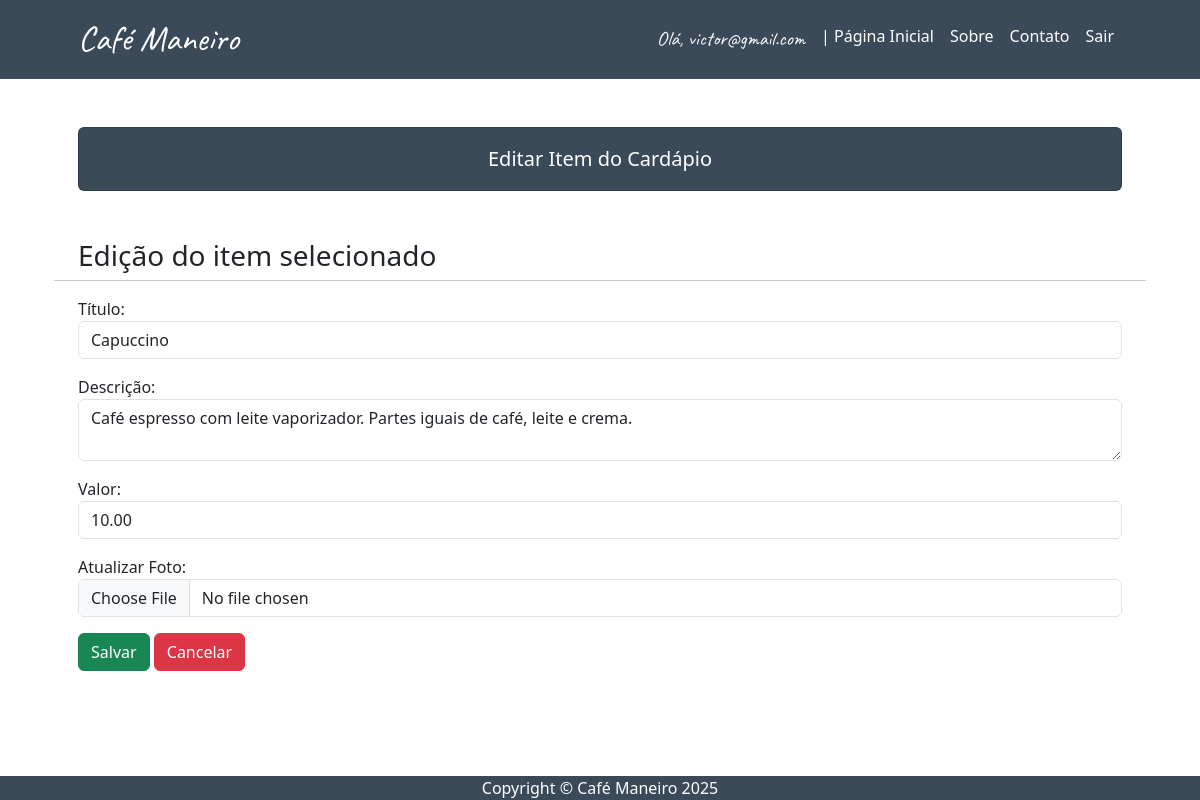
/editar_verificacao/1/ (signed in), run on the app's committed database.
### usuarios/models.py (models this page shows, shortened)
class ItemCardapio(models.Model):
    titulo = models.CharField(max_length=100)
    descricao = models.TextField()
    valor = models.DecimalField(max_digits=6, decimal_places=2)
    foto = models.ImageField(upload_to='cardapio/')

### usuarios/views.py (the view)
# urls.py: path("editar_verificacao/<int:pk>/", views.editar_verificacao, name="editar_verificacao"),
def editar_verificacao(request, pk):
    if not request.user.is_authenticated:
        return render(request, 'usuarios/login.html', {'erro': 'Você precisa estar logado para acessar essa página.'})
    elif request.user.is_authenticated:
        item = ItemCardapio.objects.get(pk=pk)
        return render(request, 'usuarios/editar.html', {'item': item})

### usuarios/templates/usuarios/editar.html (shortened to what this page needs)
{% extends 'usuarios/base.html' %}
{% load static %}
{% block titulo %}Editar Item do Cardápio{% endblock %}
{% block conteudo %}
<h3>Edição do item selecionado</h3>
<hr>
<form action="{% url 'editar' item.pk %}" method="POST" enctype="multipart/form-data">
    <div class="form-group mb-3">
        <label for="titulo">Título:</label>
        <input type="text" id="titulo" name="titulo" class="form-control" value="{{ item.titulo }}">
    </div>
    <div class="form-group mb-3">
        <label for="descricao">Descrição:</label>
        <textarea id="descricao" name="descricao" class="form-control">{{ item.descricao }}</textarea>
    </div>
    <div class="form-group mb-3">
        <label for="valor">Valor:</label>
        <input type="number" id="valor" name="valor" class="form-control" step="0.01" value="{{ item.valor }}">
    </div>
    <div class="form-group mb-3">
        <label for="foto">Atualizar Foto:</label>
        <input type="file" id="foto" name="foto" class="form-control">
    </div>
    <button type="submit" class="btn btn-success">Salvar</button>
    <a href="{% url 'alterar' %}" class="btn btn-danger">Cancelar</a>
</form>
{% endblock %}

### usuarios/templates/usuarios/base.html (shortened to what this page needs)
{% load static %}
<!DOCTYPE html>
<html lang="pt-br">
<head>
    <link href="{% static 'css/bootstrap.min.css' %}" rel="stylesheet">
    <link href="https://cdn.jsdelivr.net/npm/bootstrap-icons@1.11.3/font/bootstrap-icons.css" rel="stylesheet">
</head>
<body>
        {% block navbar %}
        <nav class="navbar navbar-expand-lg" style="color: white !important; background-color: #3a4a58;">
            <div class="container px-5">
                <a class="navbar-brand text-white" href="{% url 'home' %}" style="font-family: Caveat, sans serif; font-size: 35px;">Café Maneiro</a>
                <div class="collapse navbar-collapse" id="navbarSupportedContent">
                    <ul class="navbar-nav ms-auto mb-2 mb-lg-0">
                        {% if user.is_authenticated %}
                        <li class="nav-item" style="font-family: Caveat, sans serif; font-size: 20px;">
                            <span class="nav-link disabled text-light">Olá, {{ user.email }}</span>
                        </li>
                        {% endif %}
                        <li class="nav-item"><a class="nav-link text-white" href="{% url 'home' %}">| Página Inicial</a></li>
                        <li class="nav-item"><a class="nav-link text-white" href="{% url 'sobre' %}">Sobre</a></li>
                        <li class="nav-item"><a class="nav-link text-white" href="{% url 'contato' %}">Contato</a></li>
                        <li class="nav-item"><a class="nav-link text-white" href="{% url 'logout' %}">Sair</a></li>
                    </ul>
                </div>
            </div>
        </nav>
        {% endblock %}
        <div class="container px-4 px-lg-5">
            <div class="card my-5 py-* text-center" style="background-color: #3a4a58;">
                <div class="card-body">
                    <p class="text-white m-0" style="font-size: 20px;">
                        {% block titulo %} Bem-vindo ao administrador de cardápio da Café Maneiro.<br> <br>Bom Café! {% endblock %}
                    </p>
                </div>
            </div>
            <div class="row gx-4 gx-lg-5">
                {% block conteudo %}{% endblock %}
            </div>
        </div>
        <footer class="fixed-bottom" style="background-color: #3a4a58;">
            <div class="container px-4 px-lg-5"><p class="m-0 text-center text-white">Copyright &copy; Café Maneiro 2025</p></div>
        </footer>
</body>
</html>

### data on the page
ItemCardapio: titulo "Capuccino", descricao "Café espresso com leite vaporizador. Partes iguais de café, leite e crema.", valor "10.00"

### other printed values
{{ user.email }} "victor@gmail.com"
